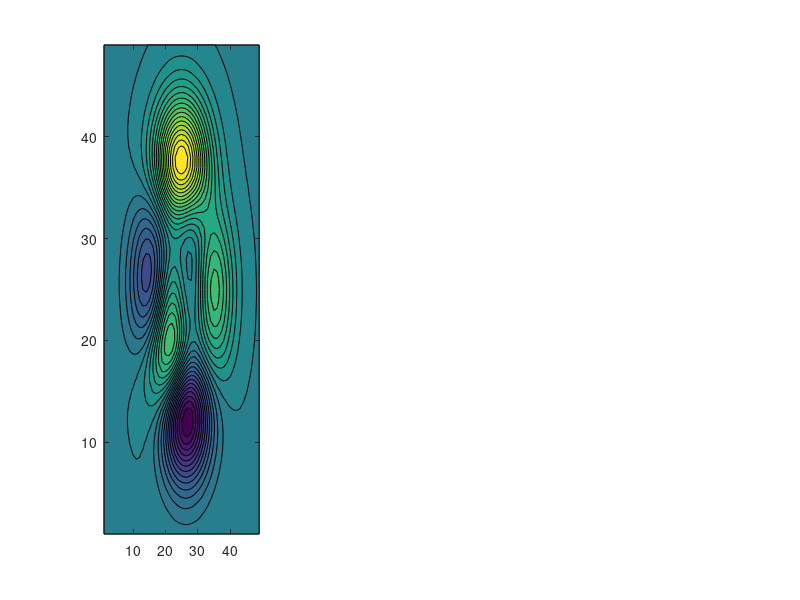

The MATLAB script that drew this image: (Note: this script raises an error after producing the figure.)
function[]=makefigs_lansey
%MAKEFIGS_LANSEY  Makes a sample figure for LANSEY.

figure
subplot(1,3,1),contourf(peaks,30),colormap(gca,'lansey'),xlabel('lansey')
subplot(1,3,2),contourf(peaks,30),colormap(gca,'parula'),xlabel('parula')
subplot(1,3,3),contourf(peaks,30),colormap(gca,'jet'),xlabel('jet')
for i=1:3,subplot(1,3,i),axis equal,axis tight,caxis([-7 7]),...
        noxlabels,noylabels,nocontours,xtick([-100 100]),ytick([-100 100])
end
hc=packfig(1,3);
for i=1:3,axes(hc(i)),colorbar('southoutside'),end
set(gcf,'paperposition',[1 1 12 6])



% figure
% subplot(2,2,1),contourf(peaks(200),60),colormap(gca,'lansey'),%xlabel('lansey')
% subplot(2,2,2),contourf(peaks(200),60),colormap(gca,'parula'),%xlabel('parula')
% subplot(2,2,3),contourf(peaks(200),60),colormap(gca,'jet'),%xlabel('jet')
% subplot(2,2,4),contourf(peaks(200),60),colormap(gca,'seminfhaxby'),%xlabel('seminf-haxby')
% for i=1:4,subplot(2,2,i),axis equal,axis tight,caxis([-7 7]),...
%         noxlabels,noylabels,nocontours,ylim([-50 200])
% end
% h=packfig(2,2,'both');
% str={'lansey','parula','jet','seminf-haxby'};
% for i=1:4,axes(h(i))
%     hc=colorbar('south'),
%     %hc.AxisLocation='out';
%     hc.Label.String=str{i};
% end
% set(gcf,'paperposition',[1 1 8 9.5 ])


%To print
if 0
    currentdir=pwd;
    cd([whichdir('jlab_license') '/figures'])
    print -dpng lansey
    crop lansey.png
    cd(currentdir)
end

